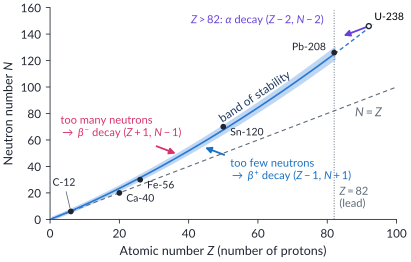

Python code for this plot:
"""Module 8, Chapter 4: the band of stability (N against Z), with decay arrows.

Run:  python3 -I src/mod8/figures/ch4_band.py   ->  ch4_band.pdf

The centre line of the band uses the standard estimate of the most stable Z
for each mass number A:  Z = A / (1.98 + 0.0155 A^(2/3)).
The dots are real stable nuclides (Z, N): C-12, Ca-40, Fe-56, Sn-120, Pb-208. U-238 (unstable, Z = 92) is shown beyond the end of the band.
Arrow directions: beta-minus (Z+1, N-1), beta-plus (Z-1, N+1), alpha (Z-2, N-2).
"""
import sys
import pathlib

sys.dont_write_bytecode = True
HERE = pathlib.Path(__file__).resolve().parent
sys.path.insert(0, str(HERE.parents[1] / "common"))
import hscplot                                            # noqa: E402

import numpy as np                                        # noqa: E402

A = np.arange(1, 241, 0.5)
Zs = A / (1.98 + 0.0155 * A ** (2 / 3))
Ns = A - Zs
half_width = 1.5 + 0.045 * Zs          # drawn width of the band (schematic)

fig, ax = hscplot.figure(width_mm=114, height_mm=70)
ax.grid(False)

stable = Zs <= 82.5
ax.fill_between(Zs[stable], Ns[stable] - half_width[stable], Ns[stable] + half_width[stable],
                color=hscplot.SERIES[0], alpha=0.30, lw=0, zorder=2)
ax.plot(Zs[stable], Ns[stable], color=hscplot.SERIES[0], lw=1.2, zorder=3)
beyond = (Zs >= 82) & (Zs <= 95)
ax.plot(Zs[beyond], Ns[beyond], color=hscplot.SERIES[0], lw=1.0, ls=(0, (3, 2)), zorder=3)

# N = Z line
z = np.linspace(0, 100, 2)
ax.plot(z, z, color=hscplot.MUTED, lw=0.8, ls=(0, (4, 3)))
ax.text(88, 80, "$N = Z$", color=hscplot.MUTED, ha="left", va="center")

# Z = 82 line
ax.plot([82, 82], [0, 158], color=hscplot.MUTED, lw=0.7, ls=":")
ax.text(83.5, 8, "$Z = 82$\n(lead)", color=hscplot.MUTED, ha="left", va="bottom", fontsize=8)

# real stable nuclides
pts = [("C-12", 6, 6), ("Ca-40", 20, 20),
       ("Fe-56", 26, 30), ("Sn-120", 50, 70), ("Pb-208", 82, 126)]
for name, zz, nn in pts:
    ax.plot(zz, nn, "o", color=hscplot.INK, ms=3.2, zorder=5)
offsets = {"Ca-40": (5, -4),
           "Fe-56": (5, -4), "Sn-120": (5, -4), "Pb-208": (-6, 4)}
for name, zz, nn in pts:
    if name not in offsets:
        continue
    dx, dy = offsets[name]
    ha = "right" if dx < 0 else "left"
    ax.annotate(name, (zz, nn), xytext=(dx, dy), textcoords="offset points",
                ha=ha, va="center", fontsize=7.5, color=hscplot.INK)
# C-12 sits close to the x-axis: label above it, with a thin leader line
ax.annotate("C-12", (6, 6), xytext=(4, 24), textcoords="data", ha="center",
            va="bottom", fontsize=7.5, color=hscplot.INK,
            arrowprops=dict(arrowstyle="-", color=hscplot.MUTED, lw=0.6,
                            shrinkA=1, shrinkB=2.5))

# U-238 beyond the band
ax.plot(92, 146, "o", mfc="white", mec=hscplot.INK, ms=3.6, zorder=5)
ax.annotate("U-238", (92, 146), xytext=(4, 3), textcoords="offset points",
            ha="left", va="bottom", fontsize=7.5)

arrow = dict(arrowstyle="-|>", lw=1.3, mutation_scale=9)
# beta-minus: too many neutrons, above the band, moves Z+1, N-1
ax.annotate("", xy=(37, 49), xytext=(30, 56), arrowprops=dict(color=hscplot.FORCE, **arrow))
ax.text(3, 60, "too many neutrons\n" r"$\rightarrow\ \beta^{-}$ decay ($Z+1$, $N-1$)",
        color=hscplot.FORCE, ha="left", va="bottom", fontsize=8)
# beta-plus: too few neutrons, below the band, moves Z-1, N+1
ax.annotate("", xy=(44, 55), xytext=(51, 48), arrowprops=dict(color=hscplot.VELOCITY, **arrow))
ax.text(52, 46, "too few neutrons\n" r"$\rightarrow\ \beta^{+}$ decay ($Z-1$, $N+1$)",
        color=hscplot.VELOCITY, ha="left", va="top", fontsize=8)
# alpha: Z > 82, moves Z-2, N-2
ax.annotate("", xy=(84, 138), xytext=(92, 146), arrowprops=dict(color=hscplot.FIELD, **arrow))
ax.text(79, 150, r"$Z > 82$: $\alpha$ decay ($Z-2$, $N-2$)", color=hscplot.FIELD,
        ha="right", va="center", fontsize=8)

ax.set_xlim(0, 100)
ax.set_ylim(0, 160)
# label along the band: angle measured in display coordinates
i0, i1 = np.searchsorted(Zs, 58), np.searchsorted(Zs, 66)
(x0, y0), (x1, y1) = ax.transData.transform([(Zs[i0], Ns[i0]), (Zs[i1], Ns[i1])])
angle = np.degrees(np.arctan2(y1 - y0, x1 - x0))
ax.text(60, 89, "band of stability", rotation=angle, rotation_mode="anchor",
        color=hscplot.BRAND, ha="center", va="bottom", fontsize=8.5)
ax.set_xticks(range(0, 101, 20))
ax.set_yticks(range(0, 161, 20))
ax.set_xlabel("Atomic number $Z$ (number of protons)")
ax.set_ylabel("Neutron number $N$")
hscplot.save(fig, __file__)
